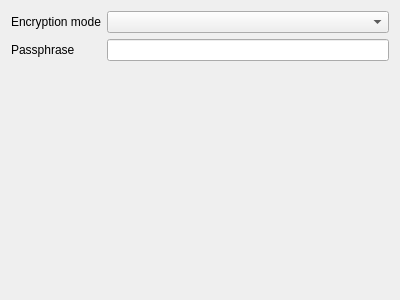
<?xml version="1.0" encoding="UTF-8"?>
<ui version="4.0">
 <class>WizardPage</class>
 <widget class="QWizardPage" name="WizardPage">
  <property name="geometry">
   <rect>
    <x>0</x>
    <y>0</y>
    <width>400</width>
    <height>300</height>
   </rect>
  </property>
  <property name="windowTitle">
   <string>WizardPage</string>
  </property>
  <layout class="QFormLayout" name="formLayout">
   <item row="0" column="0">
    <widget class="QLabel" name="label">
     <property name="text">
      <string>Encryption mode</string>
     </property>
    </widget>
   </item>
   <item row="0" column="1">
    <widget class="QComboBox" name="comboBox">
     <property name="sizePolicy">
      <sizepolicy hsizetype="Expanding" vsizetype="Fixed">
       <horstretch>0</horstretch>
       <verstretch>0</verstretch>
      </sizepolicy>
     </property>
    </widget>
   </item>
   <item row="1" column="0">
    <widget class="QLabel" name="label_2">
     <property name="text">
      <string>Passphrase</string>
     </property>
    </widget>
   </item>
   <item row="1" column="1">
    <widget class="QLineEdit" name="lineEdit">
     <property name="echoMode">
      <enum>QLineEdit::Password</enum>
     </property>
     <property name="clearButtonEnabled">
      <bool>false</bool>
     </property>
    </widget>
   </item>
  </layout>
 </widget>
 <resources/>
 <connections/>
</ui>
